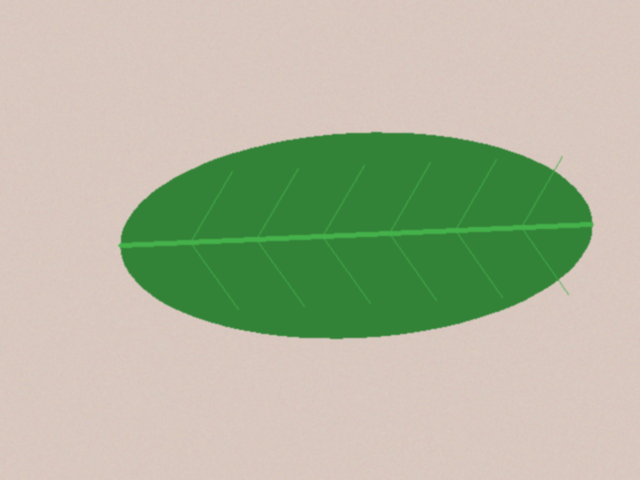
#> input picture data/sintetis/bersih/teh_001.png, 640 x 480 px
$ python -i bercak.py   (imports and definitions only)
#> lines starting #> are read from the running program, lines starting #| are printed output that depends on the picture; after the words box and inside, x2 and y2 are one past the last pixel; in counts of white or black regions, pixels touching at a corner belong together
#> further down, picture is the input picture: shape (480, 640, 3); mean B, G, R 157.1, 183, 175.4
### src/utils_tepi.py
"""utils_tepi.py: fungsi bantu evaluasi deteksi tepi dan morfologi (P5-P6 SIMUTEH)."""
import cv2
import numpy as np


# [27 lines left out: functions tepi_acuan, skor_tepi, iou, not called in this run]


def mask_daun_awal(img_bgr):
    """Mask daun sementara: ambang Otsu pada kanal saturasi (dibahas tuntas di P7)."""
    s = cv2.cvtColor(img_bgr, cv2.COLOR_BGR2HSV)[:, :, 1]
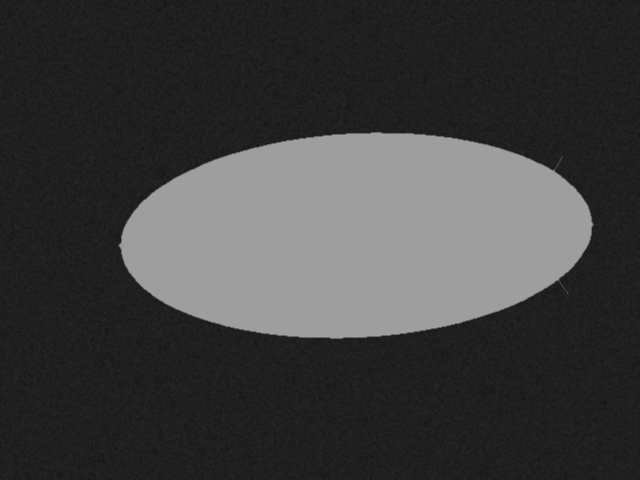
#> s: shape (480, 640); min 22, max 158, mean 62
    _, m = cv2.threshold(s, 0, 255, cv2.THRESH_BINARY + cv2.THRESH_OTSU)
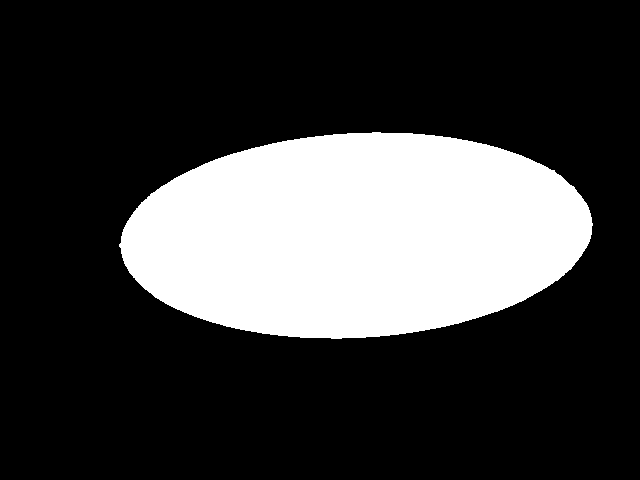
#> m: shape (480, 640); 24.7% white; 1 white region, box (x1, y1, x2, y2) and area: (119, 132, 593, 339) 75749
    return m


def bercak_awal(img_bgr, mask_daun, kanal=2, k=4.0):
    """Citra biner bercak sementara: piksel daun pada kanal terpilih yang lebih
    terang dari median daun + k x MAD (simpangan median absolut, dikali 1,4826).
    Median dan MAD dipakai karena tidak ikut terseret oleh bercak yang luas.
    Hasilnya sengaja masih kasar: memuat titik derau, potongan tulang daun,
    dan tepi daun yang harus dibersihkan dengan operasi morfologi (P6)."""
#> called with kanal = 2, k = 4
    c = img_bgr[:, :, kanal].astype(np.float32)
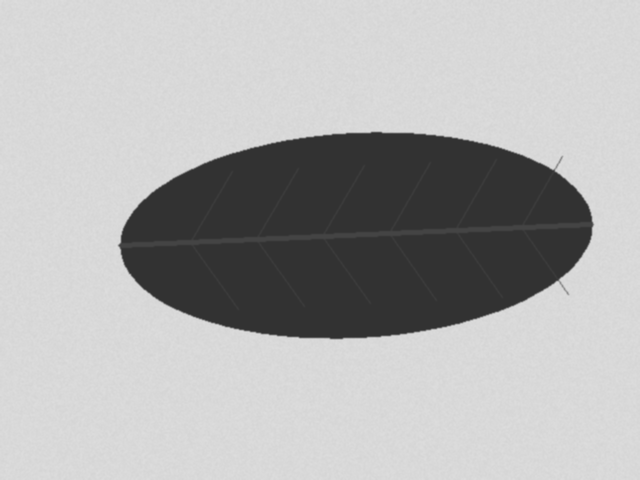
#> c: shape (480, 640) float32; min 50, max 221, mean 175.4
    m = mask_daun > 0
    med = np.median(c[m])
#> med = 50
    mad = 1.4826 * np.median(np.abs(c[m] - med))
#> mad = 0
    return (((c > med + k * mad) & m) * 255).astype(np.uint8)
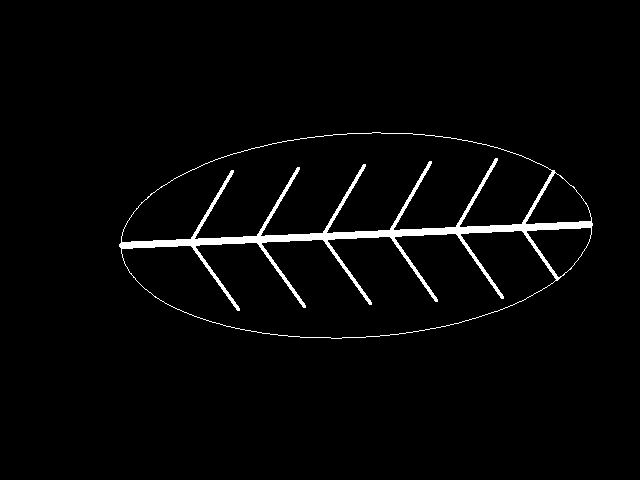
#> returned value: shape (480, 640); 2.5% white; 1 white region, box (x1, y1, x2, y2) and area: (119, 132, 593, 339) 7669

### src/bercak.py
"""bercak.py: analisis bercak SIMUTEH (dipakai ulang mulai P7)."""
import json
import cv2
import numpy as np
from utils_tepi import mask_daun_awal, bercak_awal

PARAM_BERCAK = {
    "kanal": 2,             # kanal terpilih (2 = R)
    "k": 4.0,               # ambang median + k x MAD
    "se_bentuk": "elips",   # "elips", "persegi", "silang"
    "se_open": 5,           # ukuran SE opening (0 = tidak dipakai)
    "se_close": 5,          # ukuran SE closing (0 = tidak dipakai)
    "luas_min": 20,         # piksel
    "bulat_min": 0.5,
    "rasio_maks": 1.8,
    "batas_ringan": 0.1,    # persen bercak minimum kelas Ringan
    "batas_berat": 2.0,     # persen bercak minimum kelas Berat
    "mm_per_px": 0.4375,
}
_BENTUK = {"elips": cv2.MORPH_ELLIPSE, "persegi": cv2.MORPH_RECT, "silang": cv2.MORPH_CROSS}


def _se(p, uk):
    return cv2.getStructuringElement(_BENTUK[p["se_bentuk"]], (uk, uk))


def bersihkan(biner, p):
    """Opening membuang titik derau dan potongan tipis; closing menutup celah."""
    # TODO 1: bila p["se_open"] > 0, lakukan opening dengan SE _se(p, p["se_open"])
    if p["se_open"] > 0:
        biner = cv2.morphologyEx(biner, cv2.MORPH_OPEN, _se(p, p["se_open"]))
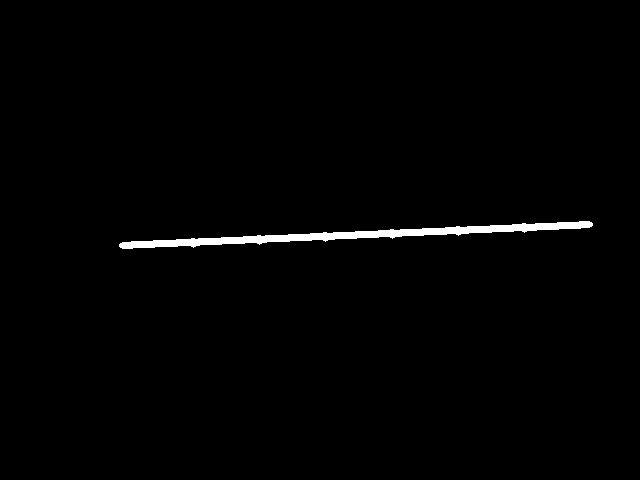
#> biner: shape (480, 640); 1.1% white; 1 white region, box (x1, y1, x2, y2) and area: (119, 221, 593, 249) 3402
    # TODO 2: bila p["se_close"] > 0, lakukan closing dengan SE _se(p, p["se_close"])
    if p["se_close"] > 0:
        biner = cv2.morphologyEx(biner, cv2.MORPH_CLOSE, _se(p, p["se_close"]))
    return biner


def ukur_dan_saring(biner, p):
    """Mengembalikan mask bercak tersaring dan daftar ukuran setiap bercak."""
    keluar, daftar = np.zeros_like(biner), []
#> keluar: shape (480, 640); every value is 0
#> daftar = []
    # TODO 3: label komponen terhubung (konektivitas 8) dengan cv2.connectedComponentsWithStats
    n, lbl, st, cen = cv2.connectedComponentsWithStats((biner > 0).astype(np.uint8), connectivity=8)
#> n = 2; st = [[0, 0, 640, 480, 303798], [119, 221, 474, 28, 3402]]; cen = [[319.1, 239.6], [355.6, 234.5]]
    # TODO 4: untuk setiap komponen hitung luas, keliling (cv2.arcLength),
    #         kebulatan 4*pi*luas/keliling^2, dan rasio aspek (cv2.minAreaRect)
    for i in range(1, n):
        komp = (lbl == i).astype(np.uint8)
        kontur, _ = cv2.findContours(komp, cv2.RETR_EXTERNAL, cv2.CHAIN_APPROX_NONE)
        if not kontur:
            continue
        A = int(st[i, cv2.CC_STAT_AREA])
        keliling = float(cv2.arcLength(kontur[0], True))
        kebulatan = 0.0 if keliling == 0 else float(4 * np.pi * A / (keliling ** 2))
        w, h = cv2.minAreaRect(kontur[0])[1]
        rasio = float(max(w, h) / max(min(w, h), 1))
        # TODO 5: simpan ke mask keluar hanya komponen yang memenuhi luas_min,
        #         bulat_min, dan rasio_maks; catat ukurannya ke daftar
        if A >= p["luas_min"] and kebulatan >= p["bulat_min"] and rasio <= p["rasio_maks"]:
            keluar[lbl == i] = 255
            daftar.append({
                "label": len(daftar) + 1,
                "luas_px": A,
                "luas_mm2": round(A * (p["mm_per_px"] ** 2), 2),
                "keliling_px": round(keliling, 1),
                "kebulatan": round(kebulatan, 2),
                "rasio_aspek": round(rasio, 2),
                "cx": int(cen[i][0]),
                "cy": int(cen[i][1]),
            })
#> this loop made 1 pass
#> (A, keliling, kebulatan, w, h, rasio) on pass 1: (3402, 985.6, 0.044, 473.6, 9.11, 51.97)
    return keluar, daftar


def analisis_daun(img_praproses, p=None):
    """Masukan: citra BGR hasil praproses. Keluaran: kamus hasil analisis."""
    p = {**PARAM_BERCAK, **(p or {})}
    m_daun = mask_daun_awal(img_praproses)
    biner = bercak_awal(img_praproses, m_daun, kanal=p["kanal"], k=p["k"])
    m_bercak, daftar = ukur_dan_saring(bersihkan(biner, p), p)
#> daftar = []
    # TODO 6: hitung persen bercak = luas bercak / luas daun x 100
    luas_daun = int((m_daun > 0).sum())
#> luas_daun = 75749
    luas_bercak = int((m_bercak > 0).sum())
#> luas_bercak = 0
    persen = 0.0 if luas_daun == 0 else (luas_bercak / luas_daun) * 100.0
#> persen = 0
    # TODO 7: tentukan kelas dengan batas_ringan dan batas_berat
    if persen >= p["batas_berat"]:
        kelas = "Bercak Berat"
    elif persen >= p["batas_ringan"]:
        kelas = "Bercak Ringan"
    else:
        kelas = "Sehat"
    return {"mask_daun": m_daun, "mask_bercak": m_bercak, "jumlah_bercak": len(daftar),
            "persen_bercak": round(float(persen), 3), "kelas": kelas, "bercak": daftar}


def simpan_param(p, path="../hasil/param_bercak.json"):
    with open(path, "w") as f:
        json.dump({**PARAM_BERCAK, **p}, f, indent=2)

>>> import cv2
>>> picture = cv2.imread('../data/sintetis/bersih/teh_001.png')
>>> result = analisis_daun(picture)
#> result = 6 items

$ run again, on data/sintetis/bersih/teh_002.png
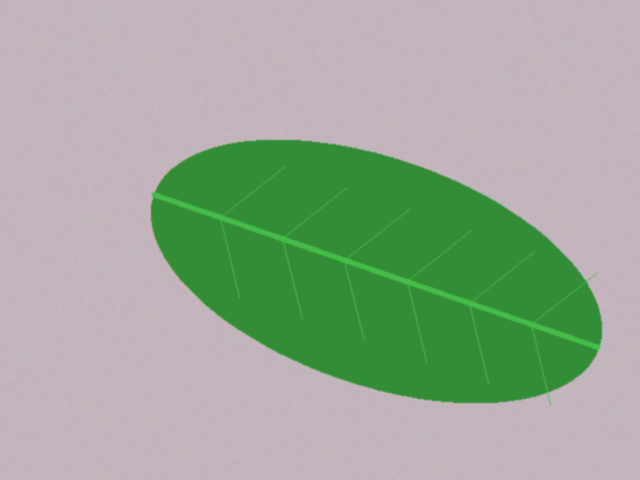
#> input picture data/sintetis/bersih/teh_002.png, 640 x 480 px
#> picture is the input picture: shape (480, 640, 3); mean B, G, R 152, 170.2, 155.5
#> in mask_daun_awal, `_, m = cv2.threshold(s, 0, 255, cv2.THRESH_BINARY + cv2.THRESH_OTSU)`:
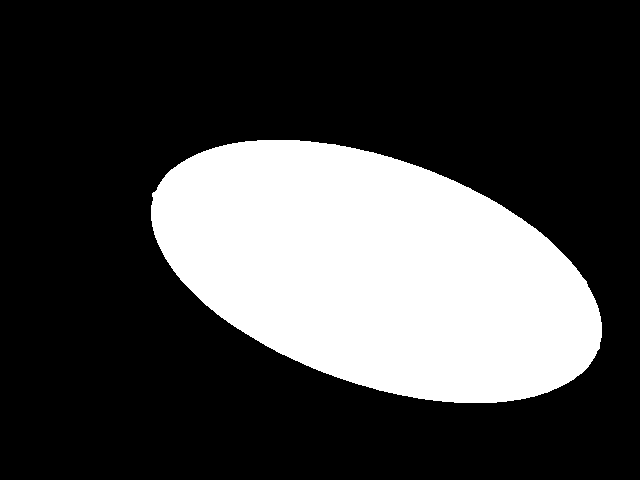
#> m: shape (480, 640); 27.2% white; 1 white region, box (x1, y1, x2, y2) and area: (151, 140, 602, 403) 83639
#> med = 51
#> mad = 0
#> in bersihkan, `biner = cv2.morphologyEx(biner, cv2.MORPH_OPEN, _se(p, p["se_open"]))`:
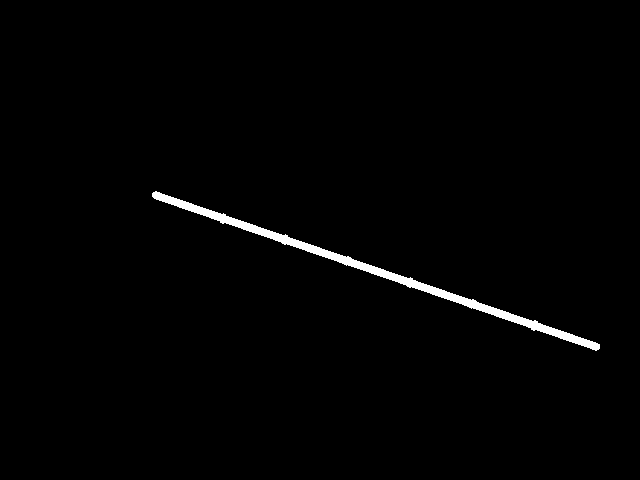
#> biner: shape (480, 640); 1.2% white; 1 white region, box (x1, y1, x2, y2) and area: (152, 191, 600, 351) 3687
#> keluar: shape (480, 640); every value is 0
#> in ukur_dan_saring, `keluar, daftar = np.zeros_like(biner), []`: daftar = []
#> lbl: shape (480, 640) int32; values 0 (black) and 1 (white), 1.2% white; 1 white region, box (x1, y1, x2, y2) and area: (152, 191, 600, 351) 3694
#> n = 2; st = [[0, 0, 640, 480, 303506], [152, 191, 448, 160, 3694]]; cen = [[318.8, 239.1], [375.7, 270.5]]
#> the loop in ukur_dan_saring, `for i in range(1, n):` made 1 pass
#> (A, keliling, kebulatan, w, h, rasio) on pass 1: (3694, 1040.3, 0.0429, 10.11, 473.1, 46.81)
#> in analisis_daun, `m_bercak, daftar = ukur_dan_saring(bersihkan(biner, p), p)`: daftar = []
#> luas_daun = 83639
#> luas_bercak = 0
#> result = 6 items

$ run again, on data/sintetis/bersih/teh_003.png
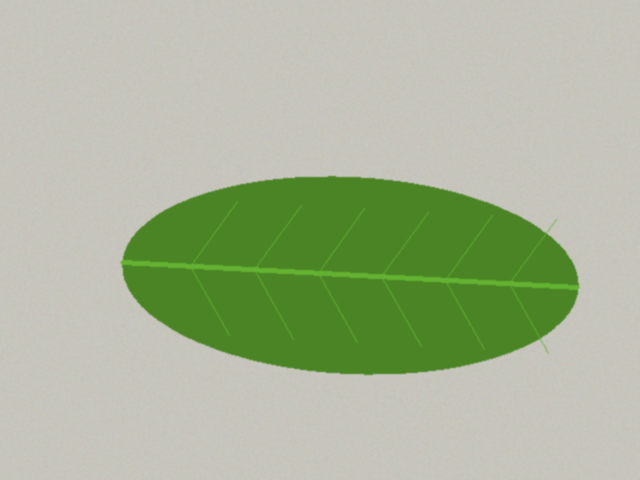
#> input picture data/sintetis/bersih/teh_003.png, 640 x 480 px
#> picture is the input picture: shape (480, 640, 3); mean B, G, R 153, 182.1, 169.4
#> in mask_daun_awal, `_, m = cv2.threshold(s, 0, 255, cv2.THRESH_BINARY + cv2.THRESH_OTSU)`:
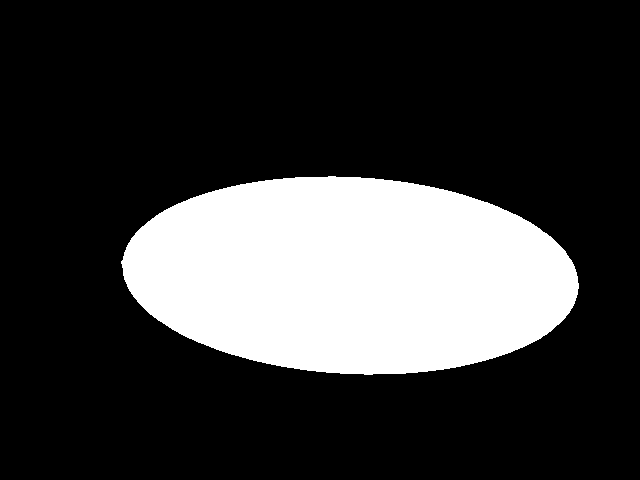
#> m: shape (480, 640); 23% white; 1 white region, box (x1, y1, x2, y2) and area: (121, 176, 579, 375) 70623
#> med = 74
#> mad = 0
#> in bersihkan, `biner = cv2.morphologyEx(biner, cv2.MORPH_OPEN, _se(p, p["se_open"]))`:
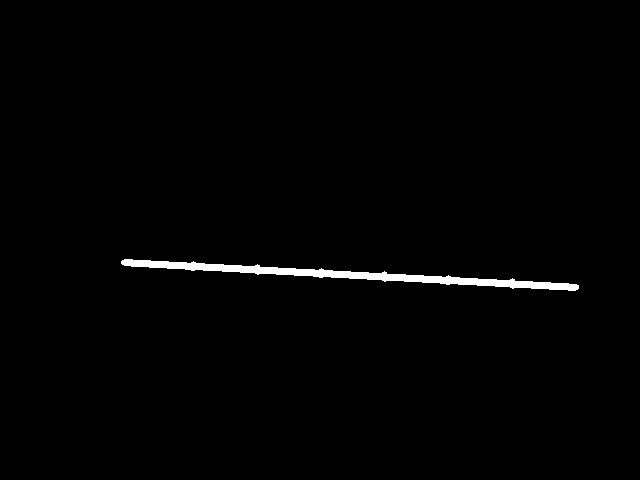
#> biner: shape (480, 640); 1.1% white; 1 white region, box (x1, y1, x2, y2) and area: (121, 259, 579, 291) 3303
#> keluar: shape (480, 640); every value is 0
#> in ukur_dan_saring, `keluar, daftar = np.zeros_like(biner), []`: daftar = []
#> lbl: shape (480, 640) int32; values 0 (black) and 1 (white), 1.1% white; 1 white region, box (x1, y1, x2, y2) and area: (121, 259, 579, 291) 3309
#> n = 2; st = [[0, 0, 640, 480, 303891], [121, 259, 458, 32, 3309]]; cen = [[319.2, 239.1], [349.7, 274.5]]
#> the loop in ukur_dan_saring, `for i in range(1, n):` made 1 pass
#> (A, keliling, kebulatan, w, h, rasio) on pass 1: (3309, 957.5, 0.0454, 10.01, 457.8, 45.72)
#> in analisis_daun, `m_bercak, daftar = ukur_dan_saring(bersihkan(biner, p), p)`: daftar = []
#> luas_daun = 70623
#> luas_bercak = 0
#> result = 6 items

$ run again, on data/sintetis/bersih/teh_004.png
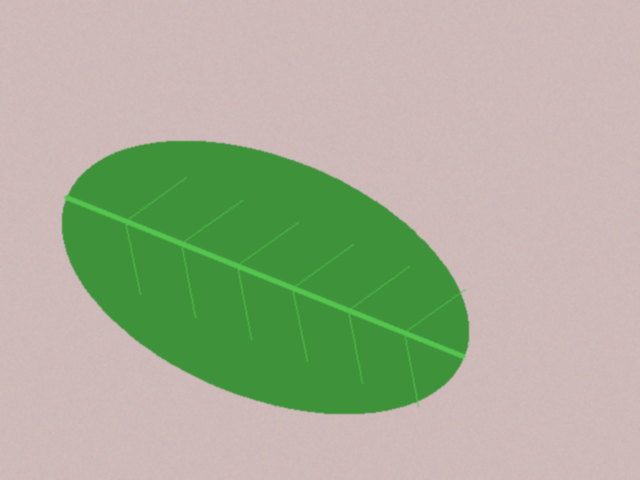
#> input picture data/sintetis/bersih/teh_004.png, 640 x 480 px
#> picture is the input picture: shape (480, 640, 3); mean B, G, R 151.6, 175.7, 168.1
#> in bercak_awal, `c = img_bgr[:, :, kanal].astype(np.float32)`:
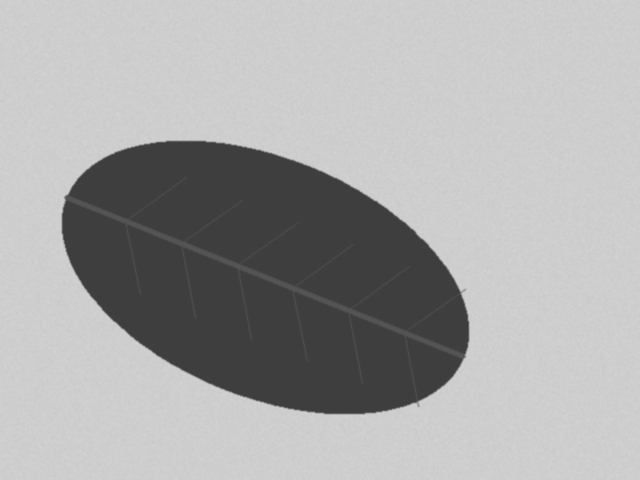
#> c: shape (480, 640) float32; min 62, max 210, mean 168.1
#> med = 62
#> mad = 0
#> in bersihkan, `biner = cv2.morphologyEx(biner, cv2.MORPH_OPEN, _se(p, p["se_open"]))`:
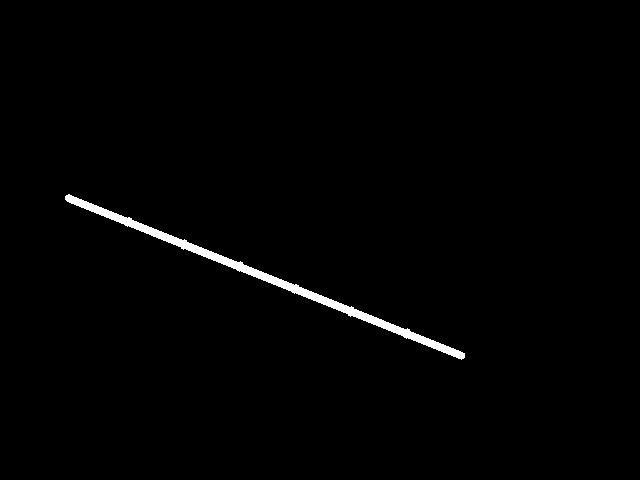
#> biner: shape (480, 640); 1.1% white; 1 white region, box (x1, y1, x2, y2) and area: (65, 194, 465, 360) 3357
#> keluar: shape (480, 640); every value is 0
#> in ukur_dan_saring, `keluar, daftar = np.zeros_like(biner), []`: daftar = []
#> lbl: shape (480, 640) int32; values 0 (black) and 1 (white), 1.1% white; 1 white region, box (x1, y1, x2, y2) and area: (65, 194, 465, 360) 3365
#> n = 2; st = [[0, 0, 640, 480, 303835], [65, 194, 400, 166, 3365]]; cen = [[320.1, 239.1], [264.6, 276.5]]
#> the loop in ukur_dan_saring, `for i in range(1, n):` made 1 pass
#> (A, keliling, kebulatan, w, h, rasio) on pass 1: (3365, 951.7, 0.0467, 10.09, 430.3, 42.66)
#> in analisis_daun, `m_bercak, daftar = ukur_dan_saring(bersihkan(biner, p), p)`: daftar = []
#> luas_daun = 80222
#> luas_bercak = 0
#> result = 6 items
